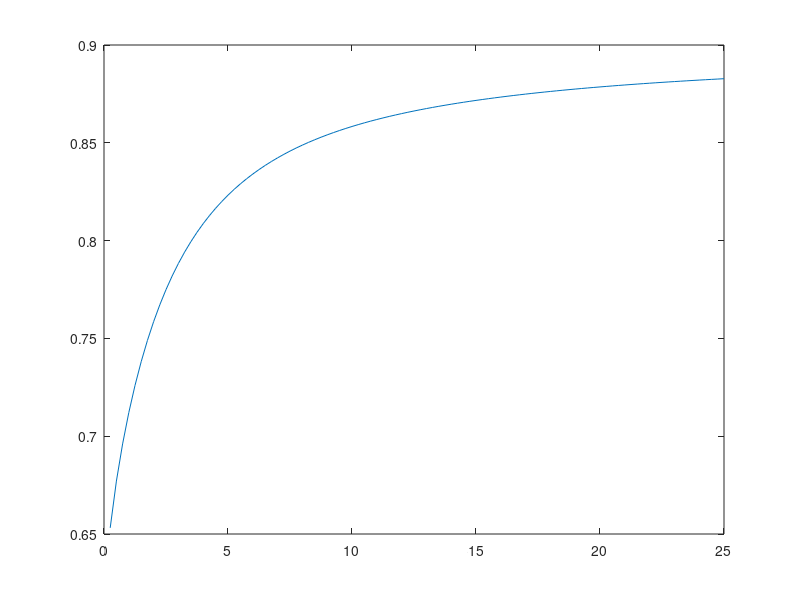

Source code (MATLAB):
%% Initialization.
clear
clc
close all hidden

%% Measurement parameters.
delta_t = 0.25; % s
number_of_post_bleach_images = 100;
number_of_pixels = 256;
number_of_pad_pixels = 128;
r_bleach = 32; % pixels

intensity_inside_bleach_region = 0.6;
intensity_outside_bleach_region = 0.9;

%% Particle parameters.
D = 350%D_SI / pixel_size^2; % pixels^2 / s
k_on = 1%0.2%0.5;%0.05; % 1/s
k_off = 1%3.0%1.0;%0.01; % 1/s

p_free = k_off / ( k_on + k_off );
p_bound = k_on / ( k_on + k_off );

%% Initial condition. 
% Create a high resolution initial condition which is then downsampled to 
% avoid too sharp edges.

upsampling_factor = 3;

[X, Y] = meshgrid(1:upsampling_factor*(number_of_pixels + 2 * number_of_pad_pixels), 1:upsampling_factor*(number_of_pixels + 2 * number_of_pad_pixels));
X = X - 0.5;
Y = Y - 0.5;
xc = number_of_pad_pixels + number_of_pixels / 2;
yc = number_of_pad_pixels + number_of_pixels / 2;

U0 = zeros(size(X));
U0( (X - upsampling_factor * xc).^2 + (Y - upsampling_factor * yc).^2 <= (upsampling_factor * r_bleach)^2 ) = intensity_inside_bleach_region;
U0( (X - upsampling_factor * xc).^2 + (Y - upsampling_factor * yc).^2 > (upsampling_factor * r_bleach)^2 ) = intensity_outside_bleach_region;

% Distribute bound and free according to their marginal distribution,
% defined by p_free and p_bound.
B0 = p_bound * U0;
U0 = p_free * U0;

B0 = imresize(B0, [number_of_pixels + 2 * number_of_pad_pixels, number_of_pixels + 2 * number_of_pad_pixels]);
U0 = imresize(U0, [number_of_pixels + 2 * number_of_pad_pixels, number_of_pixels + 2 * number_of_pad_pixels]);

clear X Y

%% FFT of initial conditions.

F_U0 = fftshift(fft2(U0));
F_B0 = fftshift(fft2(B0));

% figure, imagesc(log10(abs(F_U0)))
% figure, imagesc(log10(abs(F_B0)))

% return

%% FFT space time evolution of PDE system.

F_image_data_post_bleach_u = zeros(number_of_pixels + 2 * number_of_pad_pixels, number_of_pixels + 2 * number_of_pad_pixels, number_of_post_bleach_images);
F_image_data_post_bleach_b = zeros(number_of_pixels + 2 * number_of_pad_pixels, number_of_pixels + 2 * number_of_pad_pixels, number_of_post_bleach_images);
image_data_post_bleach_u = zeros(number_of_pixels + 2 * number_of_pad_pixels, number_of_pixels + 2 * number_of_pad_pixels, number_of_post_bleach_images);
image_data_post_bleach_b = zeros(number_of_pixels + 2 * number_of_pad_pixels, number_of_pixels + 2 * number_of_pad_pixels, number_of_post_bleach_images);

[XSI1, XSI2] = meshgrid(-(number_of_pixels + 2 * number_of_pad_pixels)/2:(number_of_pixels + 2 * number_of_pad_pixels)/2-1, ...
                        -(number_of_pixels + 2 * number_of_pad_pixels)/2:(number_of_pixels + 2 * number_of_pad_pixels)/2-1);

XSI1 = XSI1 * 2 * pi / (number_of_pixels + 2 * number_of_pad_pixels);
XSI2 = XSI2 * 2 * pi / (number_of_pixels + 2 * number_of_pad_pixels);
XSISQ = XSI1.^2 + XSI2.^2;

% Diagonalization, excluding time t which DD will be multiplied with.
PP11 = -(k_on - k_off + (D^2.*XSISQ.^2 + 2.*D.*k_on.*XSISQ - 2.*D.*k_off.*XSISQ + k_on^2 + 2.*k_on.*k_off + k_off^2).^(1./2) + D.*XSISQ)./(2.*k_on);
PP12 = -(k_on - k_off - (D^2.*XSISQ.^2 + 2.*D.*k_on.*XSISQ - 2.*D.*k_off.*XSISQ + k_on^2 + 2.*k_on.*k_off + k_off^2).^(1./2) + D.*XSISQ)./(2.*k_on);
PP21 = 1;
PP22 = 1;

DD11 = -((k_on + k_off + (D^2.*XSISQ.^2 + 2.*D.*k_on.*XSISQ - 2.*D.*k_off.*XSISQ + k_on^2 + 2.*k_on.*k_off + k_off^2).^(1./2) + D.*XSISQ))./2;
DD22 = -((k_on + k_off - (D^2.*XSISQ.^2 + 2.*D.*k_on.*XSISQ - 2.*D.*k_off.*XSISQ + k_on^2 + 2.*k_on.*k_off + k_off^2).^(1./2) + D.*XSISQ))./2;

PPinv11 = -k_on./(2.*k_on.*k_off + k_on^2 + k_off^2 + D^2.*XSISQ.^2 + 2.*D.*k_on.*XSISQ - 2.*D.*k_off.*XSISQ).^(1./2);
PPinv12 = -(k_on - k_off - (D^2.*XSISQ.^2 + 2.*D.*k_on.*XSISQ - 2.*D.*k_off.*XSISQ + k_on^2 + 2.*k_on.*k_off + k_off^2).^(1./2) + D.*XSISQ)./(2.*(2.*k_on.*k_off + k_on^2 + k_off^2 + D^2.*XSISQ.^2 + 2.*D.*k_on.*XSISQ - 2.*D.*k_off.*XSISQ).^(1./2));
PPinv21 = k_on./(2.*k_on.*k_off + k_on^2 + k_off^2 + D^2.*XSISQ.^2 + 2.*D.*k_on.*XSISQ - 2.*D.*k_off.*XSISQ).^(1./2);
PPinv22 = (k_on - k_off + (D^2.*XSISQ.^2 + 2.*D.*k_on.*XSISQ - 2.*D.*k_off.*XSISQ + k_on^2 + 2.*k_on.*k_off + k_off^2).^(1./2) + D.*XSISQ)./(2.*(2.*k_on.*k_off + k_on^2 + k_off^2 + D^2.*XSISQ.^2 + 2.*D.*k_on.*XSISQ - 2.*D.*k_off.*XSISQ).^(1./2));
% 
% 
% tic
% for t = 1:number_of_post_bleach_images
% %     disp(t)
%     T = t * delta_t;
%     F_image_data_post_bleach_u(:, :, t) = (PP11 .* PPinv11 .* exp(DD11 * T) + PP12 .* PPinv21 .* exp(DD22 * T)) .* F_U0 + (PP11 .* PPinv12 .* exp(DD11 * T) + PP12 .* PPinv22 .* exp(DD22 * T)) .* F_B0;
%     F_image_data_post_bleach_b(:, :, t) = (PP21 .* PPinv11 .* exp(DD11 * T) + PP22 .* PPinv21 .* exp(DD22 * T)) .* F_U0 + (PP21 .* PPinv12 .* exp(DD11 * T) + PP22 .* PPinv22 .* exp(DD22 * T)) .* F_B0;
% end
% toc

tic
CONST11 = PP11 .* (PPinv11 .* F_U0 + PPinv12 .* F_B0);
CONST12 = PP12 .* (PPinv21 .* F_U0 + PPinv22 .* F_B0);
CONST21 = PP21 .* (PPinv11 .* F_U0 + PPinv12 .* F_B0);
CONST22 = PP22 .* (PPinv21 .* F_U0 + PPinv22 .* F_B0);
for t = 1:number_of_post_bleach_images
%     disp(t)
    T = t * delta_t;
    F_image_data_post_bleach_u(:, :, t) = CONST11 .* exp(DD11 * T) + CONST12 .* exp(DD22 * T);
    F_image_data_post_bleach_b(:, :, t) = CONST21 .* exp(DD11 * T) + CONST22 .* exp(DD22 * T);
end
toc
   
for t = 1:number_of_post_bleach_images
    disp(t)
    image_data_post_bleach_u(:, :, t) = abs(ifft2(ifftshift(F_image_data_post_bleach_u(:, :, t))));
    image_data_post_bleach_b(:, :, t) = abs(ifft2(ifftshift(F_image_data_post_bleach_b(:, :, t))));
end

image_data_post_bleach_u = image_data_post_bleach_u(number_of_pad_pixels+1:end-number_of_pad_pixels, number_of_pad_pixels+1:end-number_of_pad_pixels, :);
image_data_post_bleach_b = image_data_post_bleach_b(number_of_pad_pixels+1:end-number_of_pad_pixels, number_of_pad_pixels+1:end-number_of_pad_pixels, :);

image_data_post_bleach = image_data_post_bleach_u + image_data_post_bleach_b;

%% Plot.
figure, imagesc(reshape(image_data_post_bleach, [number_of_pixels, number_of_pixels * number_of_post_bleach_images]))
axis 'equal'
axis([0 number_of_post_bleach_images*number_of_pixels 0 number_of_pixels])
axis off

x_bleach = 128;
y_bleach = 128;

[X, Y] = meshgrid(1:number_of_pixels, 1:number_of_pixels);
X = X - 0.5;
Y = Y - 0.5;
ind = find( (X - x_bleach).^2 + (Y - y_bleach).^2 <= r_bleach^2 );
ind = ind(:);
recovery_curve = zeros(1, number_of_post_bleach_images);
for current_image_post_bleach = 1:number_of_post_bleach_images
    slice = image_data_post_bleach(:, :, current_image_post_bleach);
    recovery_curve(current_image_post_bleach) = mean(slice(ind));
end
figure
plot(delta_t:delta_t:number_of_post_bleach_images*delta_t, recovery_curve)